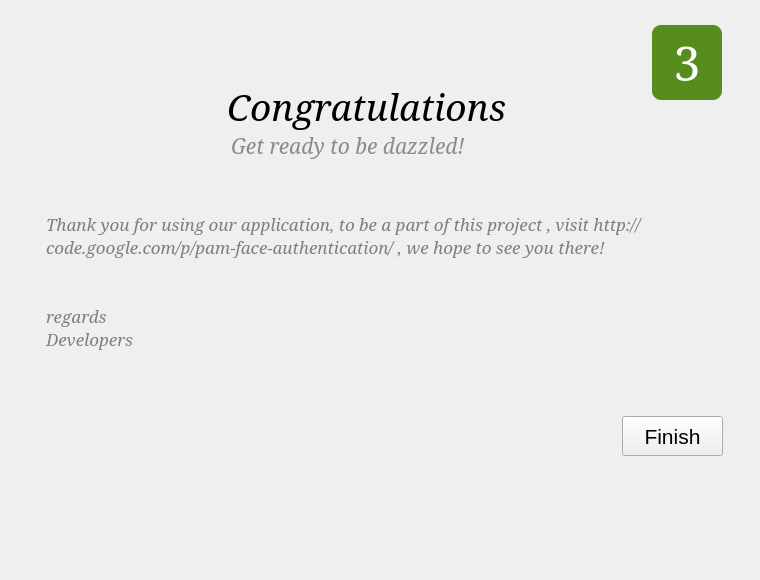
<?xml version="1.0" encoding="UTF-8"?>
<ui version="4.0">
 <class>faceTrainer</class>
 <widget class="QMainWindow" name="faceTrainer">
  <property name="windowModality">
   <enum>Qt::WindowModal</enum>
  </property>
  <property name="geometry">
   <rect>
    <x>0</x>
    <y>0</y>
    <width>760</width>
    <height>580</height>
   </rect>
  </property>
  <property name="minimumSize">
   <size>
    <width>760</width>
    <height>580</height>
   </size>
  </property>
  <property name="maximumSize">
   <size>
    <width>760</width>
    <height>580</height>
   </size>
  </property>
  <property name="windowTitle">
   <string>Face Trainer</string>
  </property>
  <property name="windowIcon">
   <iconset resource="../../../graphics.qrc">
    <normaloff>:/data/ui/images/pfa-logo.png</normaloff>:/data/ui/images/pfa-logo.png</iconset>
  </property>
  <property name="styleSheet">
   <string/>
  </property>
  <widget class="QWidget" name="centralwidget">
   <widget class="QStackedWidget" name="stkWg">
    <property name="geometry">
     <rect>
      <x>10</x>
      <y>5</y>
      <width>746</width>
      <height>567</height>
     </rect>
    </property>
    <property name="styleSheet">
     <string notr="true"/>
    </property>
    <property name="currentIndex">
     <number>2</number>
    </property>
    <widget class="QWidget" name="first">
     <widget class="QPushButton" name="pb_next_t1">
      <property name="geometry">
       <rect>
        <x>630</x>
        <y>411</y>
        <width>81</width>
        <height>40</height>
       </rect>
      </property>
      <property name="font">
       <font>
        <pointsize>16</pointsize>
       </font>
      </property>
      <property name="text">
       <string>Next</string>
      </property>
     </widget>
     <widget class="QLabel" name="lbl_heading_1">
      <property name="geometry">
       <rect>
        <x>78</x>
        <y>73</y>
        <width>501</width>
        <height>41</height>
       </rect>
      </property>
      <property name="minimumSize">
       <size>
        <width>0</width>
        <height>0</height>
       </size>
      </property>
      <property name="font">
       <font>
        <family>Serif</family>
        <pointsize>28</pointsize>
        <weight>50</weight>
        <italic>true</italic>
        <bold>false</bold>
       </font>
      </property>
      <property name="autoFillBackground">
       <bool>false</bool>
      </property>
      <property name="text">
       <string>For Your Information</string>
      </property>
      <property name="textFormat">
       <enum>Qt::PlainText</enum>
      </property>
      <property name="scaledContents">
       <bool>true</bool>
      </property>
      <property name="alignment">
       <set>Qt::AlignCenter</set>
      </property>
     </widget>
     <widget class="QLabel" name="lbl_number">
      <property name="geometry">
       <rect>
        <x>642</x>
        <y>20</y>
        <width>70</width>
        <height>75</height>
       </rect>
      </property>
      <property name="minimumSize">
       <size>
        <width>0</width>
        <height>0</height>
       </size>
      </property>
      <property name="font">
       <font>
        <family>Serif</family>
        <pointsize>36</pointsize>
        <weight>9</weight>
        <italic>false</italic>
        <bold>false</bold>
       </font>
      </property>
      <property name="autoFillBackground">
       <bool>false</bool>
      </property>
      <property name="styleSheet">
       <string notr="true">background-color: rgb(87, 141, 29);
border-width:5px;
border-radius:9px;
color: rgb(255,255,255);
font: 75 36pt &quot;Serif&quot;;
</string>
      </property>
      <property name="text">
       <string>1</string>
      </property>
      <property name="textFormat">
       <enum>Qt::PlainText</enum>
      </property>
      <property name="alignment">
       <set>Qt::AlignCenter</set>
      </property>
     </widget>
     <widget class="QPushButton" name="pb_exit_1">
      <property name="geometry">
       <rect>
        <x>36</x>
        <y>411</y>
        <width>81</width>
        <height>40</height>
       </rect>
      </property>
      <property name="font">
       <font>
        <pointsize>16</pointsize>
       </font>
      </property>
      <property name="text">
       <string>Exit</string>
      </property>
     </widget>
     <widget class="QLabel" name="lbl_instructions">
      <property name="geometry">
       <rect>
        <x>140</x>
        <y>120</y>
        <width>461</width>
        <height>27</height>
       </rect>
      </property>
      <property name="minimumSize">
       <size>
        <width>436</width>
        <height>0</height>
       </size>
      </property>
      <property name="font">
       <font>
        <family>Serif</family>
        <pointsize>16</pointsize>
        <weight>50</weight>
        <italic>true</italic>
        <bold>false</bold>
       </font>
      </property>
      <property name="autoFillBackground">
       <bool>false</bool>
      </property>
      <property name="styleSheet">
       <string>color: rgb(139, 139, 139);</string>
      </property>
      <property name="text">
       <string>Read the instructions for High Efficiency</string>
      </property>
      <property name="textFormat">
       <enum>Qt::PlainText</enum>
      </property>
      <property name="alignment">
       <set>Qt::AlignLeading|Qt::AlignLeft|Qt::AlignVCenter</set>
      </property>
     </widget>
     <widget class="QLabel" name="lbl_instructions_3">
      <property name="geometry">
       <rect>
        <x>61</x>
        <y>238</y>
        <width>600</width>
        <height>54</height>
       </rect>
      </property>
      <property name="minimumSize">
       <size>
        <width>436</width>
        <height>0</height>
       </size>
      </property>
      <property name="font">
       <font>
        <family>Serif</family>
        <pointsize>16</pointsize>
        <weight>50</weight>
        <italic>true</italic>
        <bold>false</bold>
       </font>
      </property>
      <property name="autoFillBackground">
       <bool>false</bool>
      </property>
      <property name="styleSheet">
       <string>color: rgb(126, 126, 126);</string>
      </property>
      <property name="text">
       <string>To ensure high efficiency please keep proper distance between head and camera</string>
      </property>
      <property name="textFormat">
       <enum>Qt::PlainText</enum>
      </property>
      <property name="scaledContents">
       <bool>true</bool>
      </property>
      <property name="alignment">
       <set>Qt::AlignLeading|Qt::AlignLeft|Qt::AlignVCenter</set>
      </property>
      <property name="wordWrap">
       <bool>true</bool>
      </property>
     </widget>
     <widget class="QLabel" name="lbl_instructions_4">
      <property name="geometry">
       <rect>
        <x>67</x>
        <y>329</y>
        <width>521</width>
        <height>27</height>
       </rect>
      </property>
      <property name="minimumSize">
       <size>
        <width>436</width>
        <height>0</height>
       </size>
      </property>
      <property name="font">
       <font>
        <family>Serif</family>
        <pointsize>16</pointsize>
        <weight>50</weight>
        <italic>true</italic>
        <bold>false</bold>
       </font>
      </property>
      <property name="autoFillBackground">
       <bool>false</bool>
      </property>
      <property name="styleSheet">
       <string>color: rgb(126, 126, 126);</string>
      </property>
      <property name="text">
       <string>Please try to sit where there is ample lighting</string>
      </property>
      <property name="textFormat">
       <enum>Qt::PlainText</enum>
      </property>
      <property name="scaledContents">
       <bool>true</bool>
      </property>
      <property name="alignment">
       <set>Qt::AlignLeading|Qt::AlignLeft|Qt::AlignVCenter</set>
      </property>
     </widget>
     <widget class="QLabel" name="lbl_instructions_2">
      <property name="geometry">
       <rect>
        <x>61</x>
        <y>188</y>
        <width>591</width>
        <height>27</height>
       </rect>
      </property>
      <property name="minimumSize">
       <size>
        <width>436</width>
        <height>0</height>
       </size>
      </property>
      <property name="font">
       <font>
        <family>Serif</family>
        <pointsize>16</pointsize>
        <weight>50</weight>
        <italic>true</italic>
        <bold>false</bold>
       </font>
      </property>
      <property name="autoFillBackground">
       <bool>false</bool>
      </property>
      <property name="styleSheet">
       <string>color: rgb(126, 126, 126);</string>
      </property>
      <property name="text">
       <string>No glass or hat as it might affect the recognition rate</string>
      </property>
      <property name="textFormat">
       <enum>Qt::PlainText</enum>
      </property>
      <property name="scaledContents">
       <bool>true</bool>
      </property>
      <property name="alignment">
       <set>Qt::AlignLeading|Qt::AlignLeft|Qt::AlignVCenter</set>
      </property>
     </widget>
    </widget>
    <widget class="QWidget" name="second">
     <widget class="QLabel" name="lbl_number_4">
      <property name="geometry">
       <rect>
        <x>642</x>
        <y>20</y>
        <width>70</width>
        <height>75</height>
       </rect>
      </property>
      <property name="minimumSize">
       <size>
        <width>0</width>
        <height>0</height>
       </size>
      </property>
      <property name="font">
       <font>
        <family>Serif</family>
        <pointsize>36</pointsize>
        <weight>9</weight>
        <italic>false</italic>
        <bold>false</bold>
       </font>
      </property>
      <property name="autoFillBackground">
       <bool>false</bool>
      </property>
      <property name="styleSheet">
       <string notr="true">background-color: rgb(87, 141, 29);
border-width:5px;
border-radius:9px;
color: rgb(255,255,255);

font: 75 36pt &quot;Serif&quot;;
</string>
      </property>
      <property name="text">
       <string>2</string>
      </property>
      <property name="textFormat">
       <enum>Qt::PlainText</enum>
      </property>
      <property name="alignment">
       <set>Qt::AlignCenter</set>
      </property>
     </widget>
     <widget class="QPushButton" name="pb_capture">
      <property name="geometry">
       <rect>
        <x>132</x>
        <y>391</y>
        <width>131</width>
        <height>39</height>
       </rect>
      </property>
      <property name="text">
       <string>Capture</string>
      </property>
      <property name="icon">
       <iconset resource="../../../graphics.qrc">
        <normaloff>:/data/ui/images/record.png</normaloff>:/data/ui/images/record.png</iconset>
      </property>
      <property name="iconSize">
       <size>
        <width>32</width>
        <height>32</height>
       </size>
      </property>
     </widget>
     <widget class="QLabel" name="lbl_heading_2">
      <property name="geometry">
       <rect>
        <x>172</x>
        <y>40</y>
        <width>351</width>
        <height>51</height>
       </rect>
      </property>
      <property name="minimumSize">
       <size>
        <width>0</width>
        <height>0</height>
       </size>
      </property>
      <property name="font">
       <font>
        <family>Serif</family>
        <pointsize>28</pointsize>
        <weight>50</weight>
        <italic>true</italic>
        <bold>false</bold>
       </font>
      </property>
      <property name="autoFillBackground">
       <bool>false</bool>
      </property>
      <property name="text">
       <string>Train Your Face</string>
      </property>
      <property name="textFormat">
       <enum>Qt::PlainText</enum>
      </property>
      <property name="scaledContents">
       <bool>true</bool>
      </property>
      <property name="alignment">
       <set>Qt::AlignCenter</set>
      </property>
     </widget>
     <widget class="QLabel" name="lbl_ibar">
      <property name="geometry">
       <rect>
        <x>22</x>
        <y>440</y>
        <width>690</width>
        <height>61</height>
       </rect>
      </property>
      <property name="minimumSize">
       <size>
        <width>436</width>
        <height>0</height>
       </size>
      </property>
      <property name="font">
       <font>
        <family>Serif</family>
        <pointsize>16</pointsize>
        <weight>50</weight>
        <italic>true</italic>
        <bold>false</bold>
       </font>
      </property>
      <property name="autoFillBackground">
       <bool>false</bool>
      </property>
      <property name="styleSheet">
       <string notr="true">font: italic 16pt &quot;Serif&quot;;
border-width:14px;
border-radius:8px;
</string>
      </property>
      <property name="text">
       <string/>
      </property>
      <property name="alignment">
       <set>Qt::AlignCenter</set>
      </property>
      <property name="wordWrap">
       <bool>true</bool>
      </property>
      <property name="margin">
       <number>13</number>
      </property>
     </widget>
     <widget class="QPushButton" name="pb_back_t2">
      <property name="geometry">
       <rect>
        <x>13</x>
        <y>508</y>
        <width>81</width>
        <height>40</height>
       </rect>
      </property>
      <property name="font">
       <font>
        <pointsize>16</pointsize>
       </font>
      </property>
      <property name="text">
       <string>Back</string>
      </property>
     </widget>
     <widget class="QPushButton" name="pb_next_t2">
      <property name="geometry">
       <rect>
        <x>643</x>
        <y>511</y>
        <width>81</width>
        <height>40</height>
       </rect>
      </property>
      <property name="font">
       <font>
        <pointsize>16</pointsize>
       </font>
      </property>
      <property name="text">
       <string>Next</string>
      </property>
     </widget>
     <widget class="QPushButton" name="pb_adv">
      <property name="geometry">
       <rect>
        <x>558</x>
        <y>399</y>
        <width>160</width>
        <height>31</height>
       </rect>
      </property>
      <property name="text">
       <string>Advanced Settings</string>
      </property>
     </widget>
     <widget class="QPushButton" name="pb_about">
      <property name="geometry">
       <rect>
        <x>272</x>
        <y>509</y>
        <width>201</width>
        <height>40</height>
       </rect>
      </property>
      <property name="text">
       <string>About this Software !</string>
      </property>
      <property name="icon">
       <iconset resource="../../../graphics.qrc">
        <normaloff>:/data/ui/images/about.png</normaloff>:/data/ui/images/about.png</iconset>
      </property>
     </widget>
     <widget class="QGraphicsView" name="webcamPreview">
      <property name="geometry">
       <rect>
        <x>26</x>
        <y>122</y>
        <width>320</width>
        <height>240</height>
       </rect>
      </property>
      <property name="maximumSize">
       <size>
        <width>320</width>
        <height>240</height>
       </size>
      </property>
      <property name="styleSheet">
       <string>background-color: rgb(0, 0, 0);</string>
      </property>
      <property name="frameShape">
       <enum>QFrame::NoFrame</enum>
      </property>
      <property name="frameShadow">
       <enum>QFrame::Plain</enum>
      </property>
      <property name="lineWidth">
       <number>0</number>
      </property>
      <property name="verticalScrollBarPolicy">
       <enum>Qt::ScrollBarAlwaysOff</enum>
      </property>
      <property name="horizontalScrollBarPolicy">
       <enum>Qt::ScrollBarAlwaysOff</enum>
      </property>
      <property name="sceneRect">
       <rectf>
        <x>0.000000000000000</x>
        <y>0.000000000000000</y>
        <width>320.000000000000000</width>
        <height>240.000000000000000</height>
       </rectf>
      </property>
     </widget>
     <widget class="QListWidget" name="lv_thumbnails">
      <property name="geometry">
       <rect>
        <x>371</x>
        <y>104</y>
        <width>351</width>
        <height>289</height>
       </rect>
      </property>
      <property name="horizontalScrollBarPolicy">
       <enum>Qt::ScrollBarAlwaysOff</enum>
      </property>
      <property name="showDropIndicator" stdset="0">
       <bool>false</bool>
      </property>
      <property name="dragEnabled">
       <bool>false</bool>
      </property>
      <property name="dragDropMode">
       <enum>QAbstractItemView::NoDragDrop</enum>
      </property>
      <property name="iconSize">
       <size>
        <width>90</width>
        <height>110</height>
       </size>
      </property>
      <property name="movement">
       <enum>QListView::Static</enum>
      </property>
      <property name="flow">
       <enum>QListView::LeftToRight</enum>
      </property>
      <property name="spacing">
       <number>6</number>
      </property>
      <property name="viewMode">
       <enum>QListView::IconMode</enum>
      </property>
     </widget>
     <widget class="QPushButton" name="pb_ds">
      <property name="enabled">
       <bool>true</bool>
      </property>
      <property name="geometry">
       <rect>
        <x>373</x>
        <y>399</y>
        <width>180</width>
        <height>31</height>
       </rect>
      </property>
      <property name="text">
       <string>Delete Selected Item</string>
      </property>
     </widget>
    </widget>
    <widget class="QWidget" name="third">
     <widget class="QLabel" name="lbl_number_5">
      <property name="geometry">
       <rect>
        <x>642</x>
        <y>20</y>
        <width>70</width>
        <height>75</height>
       </rect>
      </property>
      <property name="minimumSize">
       <size>
        <width>0</width>
        <height>0</height>
       </size>
      </property>
      <property name="font">
       <font>
        <family>Serif</family>
        <pointsize>36</pointsize>
        <weight>9</weight>
        <italic>false</italic>
        <bold>false</bold>
       </font>
      </property>
      <property name="autoFillBackground">
       <bool>false</bool>
      </property>
      <property name="styleSheet">
       <string notr="true">background-color: rgb(87, 141, 29);
border-width:5px;
border-radius:9px;
color: rgb(255,255,255);

font: 75 36pt &quot;Serif&quot;;
</string>
      </property>
      <property name="text">
       <string>3</string>
      </property>
      <property name="textFormat">
       <enum>Qt::PlainText</enum>
      </property>
      <property name="alignment">
       <set>Qt::AlignCenter</set>
      </property>
     </widget>
     <widget class="QLabel" name="lbl_heading_5">
      <property name="geometry">
       <rect>
        <x>156</x>
        <y>76</y>
        <width>401</width>
        <height>50</height>
       </rect>
      </property>
      <property name="minimumSize">
       <size>
        <width>0</width>
        <height>0</height>
       </size>
      </property>
      <property name="font">
       <font>
        <family>Serif</family>
        <pointsize>28</pointsize>
        <weight>50</weight>
        <italic>true</italic>
        <bold>false</bold>
       </font>
      </property>
      <property name="autoFillBackground">
       <bool>false</bool>
      </property>
      <property name="text">
       <string>Congratulations</string>
      </property>
      <property name="textFormat">
       <enum>Qt::PlainText</enum>
      </property>
      <property name="scaledContents">
       <bool>true</bool>
      </property>
      <property name="alignment">
       <set>Qt::AlignCenter</set>
      </property>
     </widget>
     <widget class="QLabel" name="lbl_subheading">
      <property name="geometry">
       <rect>
        <x>221</x>
        <y>127</y>
        <width>272</width>
        <height>27</height>
       </rect>
      </property>
      <property name="minimumSize">
       <size>
        <width>0</width>
        <height>0</height>
       </size>
      </property>
      <property name="font">
       <font>
        <family>Serif</family>
        <pointsize>16</pointsize>
        <weight>50</weight>
        <italic>true</italic>
        <bold>false</bold>
       </font>
      </property>
      <property name="autoFillBackground">
       <bool>true</bool>
      </property>
      <property name="styleSheet">
       <string>color: rgb(139, 139, 139);</string>
      </property>
      <property name="text">
       <string>Get ready to be dazzled!</string>
      </property>
      <property name="textFormat">
       <enum>Qt::PlainText</enum>
      </property>
      <property name="scaledContents">
       <bool>true</bool>
      </property>
      <property name="alignment">
       <set>Qt::AlignLeading|Qt::AlignLeft|Qt::AlignVCenter</set>
      </property>
     </widget>
     <widget class="QPushButton" name="pb_finish">
      <property name="geometry">
       <rect>
        <x>612</x>
        <y>411</y>
        <width>101</width>
        <height>40</height>
       </rect>
      </property>
      <property name="font">
       <font>
        <pointsize>16</pointsize>
       </font>
      </property>
      <property name="text">
       <string>Finish</string>
      </property>
     </widget>
     <widget class="QLabel" name="lbl_congrats">
      <property name="geometry">
       <rect>
        <x>36</x>
        <y>176</y>
        <width>677</width>
        <height>201</height>
       </rect>
      </property>
      <property name="minimumSize">
       <size>
        <width>436</width>
        <height>0</height>
       </size>
      </property>
      <property name="font">
       <font>
        <family>Serif</family>
        <pointsize>13</pointsize>
        <weight>50</weight>
        <italic>true</italic>
        <bold>false</bold>
       </font>
      </property>
      <property name="autoFillBackground">
       <bool>false</bool>
      </property>
      <property name="styleSheet">
       <string notr="true">color: rgb(126, 126, 126);</string>
      </property>
      <property name="text">
       <string>Thank you for using our application, to be a part of this project , visit http://code.google.com/p/pam-face-authentication/ , we hope to see you there!


regards
Developers</string>
      </property>
      <property name="textFormat">
       <enum>Qt::PlainText</enum>
      </property>
      <property name="scaledContents">
       <bool>true</bool>
      </property>
      <property name="alignment">
       <set>Qt::AlignLeading|Qt::AlignLeft|Qt::AlignVCenter</set>
      </property>
      <property name="wordWrap">
       <bool>true</bool>
      </property>
      <property name="margin">
       <number>13</number>
      </property>
     </widget>
    </widget>
   </widget>
  </widget>
 </widget>
 <resources>
  <include location="../../../graphics.qrc"/>
 </resources>
 <connections>
  <connection>
   <sender>pb_exit_1</sender>
   <signal>clicked()</signal>
   <receiver>faceTrainer</receiver>
   <slot>close()</slot>
   <hints>
    <hint type="sourcelabel">
     <x>82</x>
     <y>439</y>
    </hint>
    <hint type="destinationlabel">
     <x>379</x>
     <y>289</y>
    </hint>
   </hints>
  </connection>
  <connection>
   <sender>pb_finish</sender>
   <signal>clicked()</signal>
   <receiver>faceTrainer</receiver>
   <slot>close()</slot>
   <hints>
    <hint type="sourcelabel">
     <x>678</x>
     <y>439</y>
    </hint>
    <hint type="destinationlabel">
     <x>379</x>
     <y>289</y>
    </hint>
   </hints>
  </connection>
 </connections>
</ui>
